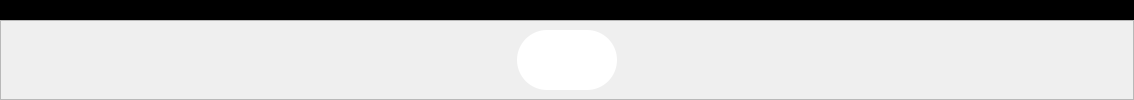
      <widget class="QWidget" name="page_3">
       <layout class="QVBoxLayout" name="verticalLayout_7" stretch="8,1">
        <property name="spacing">
         <number>0</number>
        </property>
        <property name="leftMargin">
         <number>0</number>
        </property>
        <property name="topMargin">
         <number>0</number>
        </property>
        <property name="rightMargin">
         <number>0</number>
        </property>
        <property name="bottomMargin">
         <number>0</number>
        </property>
        <item>
         <widget class="QLabel" name="cameraLabel">
          <property name="styleSheet">
           <string notr="true">background-color: #000000; border-radius: 20px;</string>
          </property>
          <property name="text">
           <string/>
          </property>
         </widget>
        </item>
        <item>
         <widget class="QFrame" name="frame_8">
          <property name="styleSheet">
           <string notr="true">QFrame { 
	background: none;
}

QPushButton{
	image: url(:/CamIcon/icons8-camera-640.png);
	background-color: rgb(255, 255, 255);
	border-radius: 30px
}
QPushButton:hover{
	background-color: rgb(205, 205, 205);
}
QPushButton:pressed {	
	background-color: rgb(32, 38, 46);
	image: url(:/CamIcon/icons8-camera-64.png);
}
</string>
          </property>
          <property name="frameShape">
           <enum>QFrame::StyledPanel</enum>
          </property>
          <property name="frameShadow">
           <enum>QFrame::Raised</enum>
          </property>
          <layout class="QHBoxLayout" name="horizontalLayout_6">
           <item>
            <spacer name="horizontalSpacer_5">
             <property name="orientation">
              <enum>Qt::Horizontal</enum>
             </property>
             <property name="sizeHint" stdset="0">
              <size>
               <width>507</width>
               <height>20</height>
              </size>
             </property>
            </spacer>
           </item>
           <item>
            <widget class="QPushButton" name="camButton">
             <property name="sizePolicy">
              <sizepolicy hsizetype="Minimum" vsizetype="Minimum">
               <horstretch>0</horstretch>
               <verstretch>0</verstretch>
              </sizepolicy>
             </property>
             <property name="minimumSize">
              <size>
               <width>100</width>
               <height>60</height>
              </size>
             </property>
             <property name="cursor">
              <cursorShape>PointingHandCursor</cursorShape>
             </property>
             <property name="styleSheet">
              <string notr="true"/>
             </property>
             <property name="text">
              <string/>
             </property>
             <property name="default">
              <bool>true</bool>
             </property>
             <property name="flat">
              <bool>false</bool>
             </property>
            </widget>
           </item>
           <item>
            <spacer name="horizontalSpacer_6">
             <property name="orientation">
              <enum>Qt::Horizontal</enum>
             </property>
             <property name="sizeHint" stdset="0">
              <size>
               <width>507</width>
               <height>20</height>
              </size>
             </property>
            </spacer>
           </item>
          </layout>
         </widget>
        </item>
       </layout>
      </widget>
